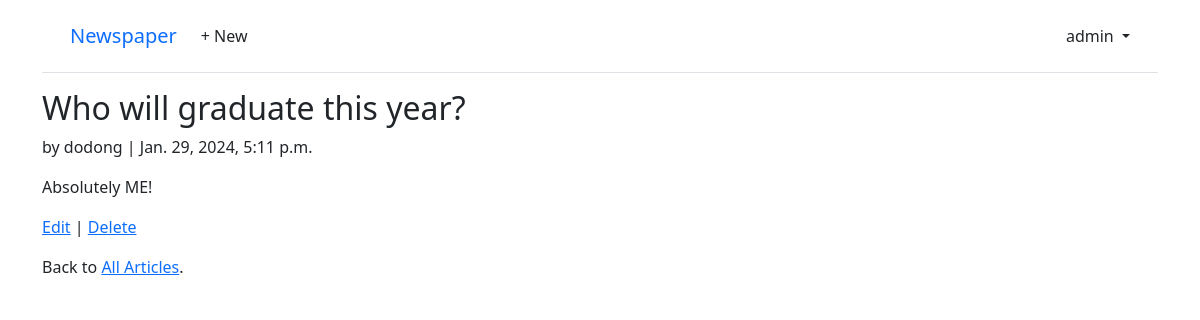
The app's page /articles/7/ (signed in) with its own data.
### users/models.py (models this page shows)
class CustomUser(AbstractUser):
    age = models.PositiveIntegerField(null=True, blank=True)

### articles/models.py (models this page shows, shortened)
class Article(models.Model):
    title = models.CharField(max_length=255)
    body = models.TextField()
    date = models.DateTimeField(auto_now_add=True)
    author = models.ForeignKey(
        get_user_model(),
        on_delete=models.CASCADE,
    )

### articles/views.py (the view)
class ArticleDetailView(LoginRequiredMixin, DetailView):
    model = Article
    template_name = 'article_detail.html'
    login_url = 'login'

### templates/article_detail.html
{% extends 'base.html' %}
{% block content %}
<div class="article-entry">
<h2>{{ object.title }}</h2>
<p>by {{ object.author }} | {{ object.date }}</p>
<p>{{ object.body }}</p>
</div>
<p><a href="{% url 'article_edit' article.pk %}">Edit</a> |
<a href="{% url 'article_delete' article.pk %}">Delete</a></p>
<p>Back to <a href="{% url 'article_list' %}">All Articles</a>.</p>
{% endblock content %}

### templates/base.html (shortened to what this page needs)
<!DOCTYPE html>
<html>
<head>
  <link href="https://cdn.jsdelivr.net/npm/bootstrap@5.1.3/dist/css/bootstrap.min.css" rel="stylesheet"
>
</head>
<body>
  <div class="container">
    <header class="p-3 mb-3 border-bottom">
      <div class="container">
        <div class="d-flex flex-wrap align-items-center justify-content-center
          justify-content-lg-start">
          <a class="navbar-brand" href="{% url 'home' %}">Newspaper</a>
          <ul class="nav col-12 col-lg-auto me-lg-auto mb-2 justify-content-center
            mb-md-0">
            {% if user.is_authenticated %}
            <li><a href="{% url 'article_new' %}" class="nav-link px-2 link-dark">+ New</a></li>
          </ul>
          <div class="dropdown text-end">
            <a href="#" class="d-block link-dark text-decoration-none dropdown-toggle" id="dropdownUser1"
              data-bs-toggle="dropdown" aria-expanded="false">
              {{ user.username }}
            </a>
          </div>
          {% else %}
          <div class="text-end">
            <a href="{% url 'login' %}" class="btn btn-outline-primary me-2">Log
              In</a>
            <a href="{% url 'signup' %}" class="btn btn-primary">Sign Up</a>
          </div>
          {% endif %}
        </div>
      </div>
    </header>
    <main>
      {% block content %}
      {% endblock content %}
    </main>
  </div>
</body>
</html>

### records on screen
CustomUser: username "admin"
Article: title "Who will graduate this year?", author "dodong", date "Jan. 29, 2024, 5:11 p.m.", body "Absolutely ME!"
